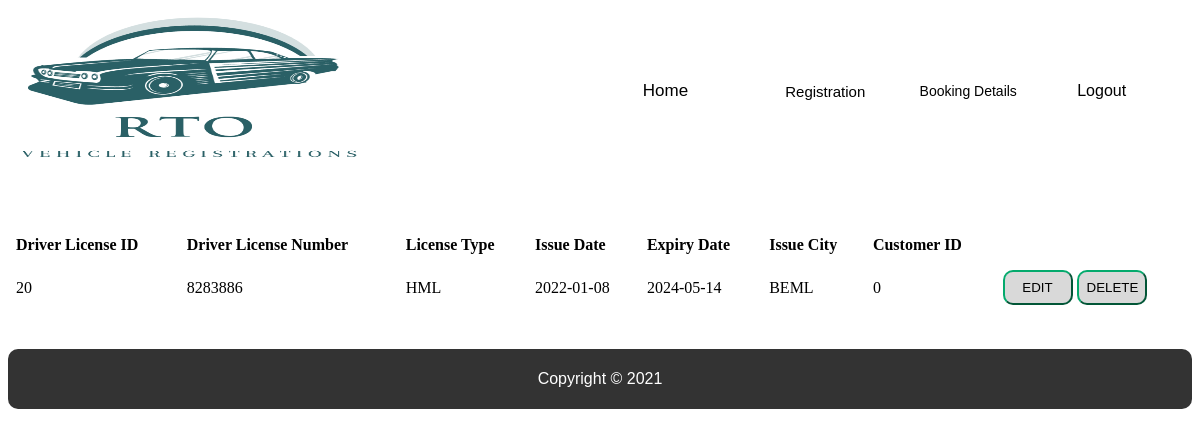
/viewdl.php, run on the app's committed database.
### tables this page shows
CREATE TABLE `driver_license` (
  `dl_id` int(11) NOT NULL,
  `dl_no` int(11) DEFAULT NULL,
  `license_type` varchar(40) DEFAULT NULL,
  `issue_date` date DEFAULT NULL,
  `exp_date` date DEFAULT NULL,
  `issue_city` varchar(30) DEFAULT NULL,
  `cus_id` int(11) DEFAULT NULL
);

### db/conn.php (called while the page is built, shortened)
<?php
    $host = '127.0.0.1';
	$db = 'contact_db';
	$user = 'root';
	$pass = '';
	$charset = 'utf8mb4';
	$dsn = "mysql:host=$host;dbname=$db;charset=$charset";
    try{
		$pdo = new PDO($dsn ,$user ,$pass);
		$pdo->setAttribute(PDO::ATTR_ERRMODE, PDO::ERRMODE_EXCEPTION);
	} catch(PDOException $e){
		echo $e->getMessage();
	}
    require_once'crud.php';
    $crud = new crud($pdo);
?>

### db/crud.php (called while the page is built, shortened)
<?php
class crud{
	private $db;
	function __construct($conn){
		$this->db = $conn;
	}
	public function getdl(){
        try{
            $sql = "SELECT * FROM `driver_license`";
            $result = $this->db->query($sql);
            return $result;
        }catch (PDOException $e) {
            echo $e->getMessage();
            return false;
        }
    }
}
?>

### viewdl.php (the view, shortened to what this page needs)
<?php
    require_once 'include/admin_header.php';
    require_once 'db/conn.php';
    $results = $crud->getdl();
?>
<br/>
<br/>
<br/>
    <table width="100%" cellspacing="10px" align="center" style="border-collapse: collapse;">
        <tr>
            <th style="text-align: left;padding: 8px;">Driver License ID</th>
            <th style="text-align: left;padding: 8px;">Driver License Number</th>
            <th style="text-align: left;padding: 8px;">License Type</th>
            <th style="text-align: left;padding: 8px;">Issue Date</th>
            <th style="text-align: left;padding: 8px;">Expiry Date</th>
            <th style="text-align: left;padding: 8px;">Issue City</th>
            <th style="text-align: left;padding: 8px;">Customer ID</th>
        </tr>
        <?php while($r = $results->fetch(PDO::FETCH_ASSOC)) { ?>
           <tr>
                <td style="text-align: left;padding: 8px;"><?php echo $r['dl_id'] ?></td>
                <td style="text-align: left;padding: 8px;"><?php echo $r['dl_no'] ?></td>
                <td style="text-align: left;padding: 8px;"><?php echo $r['license_type'] ?></td>
                <td style="text-align: left;padding: 8px;"><?php echo $r['issue_date'] ?></td>
                <td style="text-align: left;padding: 8px;"><?php echo $r['exp_date'] ?></td>
                <td style="text-align: left;padding: 8px;"><?php echo $r['issue_city'] ?></td>
                <td style="text-align: left;padding: 8px;"><?php echo $r['cus_id'] ?></td>
                <td style="text-align: left;padding: 8px;">
                    <a onclick="return confirm('Are you sure you want to EDIT this DL?');" href="editdl.php?id=<?php echo $r['dl_id'] ?>"><button class="abutton">EDIT</button></a>
                    <a onclick="return confirm('Are you sure you want to DELETE this DL?');" href="deletedl.php?id=<?php echo $r['dl_id'] ?>"><button class="abutton">DELETE</button></a>
                </td>
           </tr>
        <?php }?>
    </table>
<br/>
<br/>
<?php require'include/footer.php'?>

### include/admin_header.php (style rules this page uses)
body { background-color:white; }
html { font-size:100%; }
a:link { color:#000000; text-decoration:none; }
@media (min-width: 640px) { body { font-size:1rem; } }
.abutton { width:70px; background-color:#d9d9d9; color:black; padding:8px; border-color:#04aa6D; cursor:pointer; border-radius:10px; text-align:center; }

### data on the page
driver_license: dl_id "20", dl_no "8283886", license_type "HML", issue_date "2022-01-08", exp_date "2024-05-14", issue_city "BEML", cus "0"
